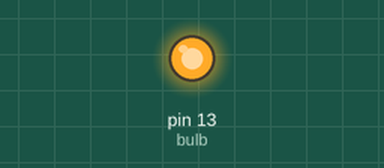
The sketch below on a simulated Arduino Uno, built with avr-gcc and run on an emulated ATmega328P. On the bench: output pins drawn as LEDs (lit = HIGH).

Above: at 1.0 s.
At 3.0 s:
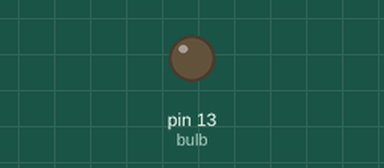
Timing chart, 0 to 5.2 s (numbered marks = the images above):
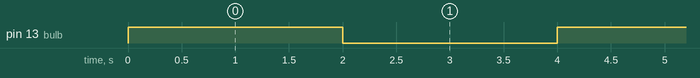

Measured:
- by itself, pin 13 (bulb): alternates HIGH for 2.0 s and LOW for 2.0 s

The sketch:

jun25_bulb.ino
```cpp
int bulb = 13;

void setup() {
  pinMode(bulb, OUTPUT);

}

void loop() {
  digitalWrite(bulb, HIGH );
  delay (2000);
  digitalWrite(bulb, LOW);
  delay (2000);

}
```
